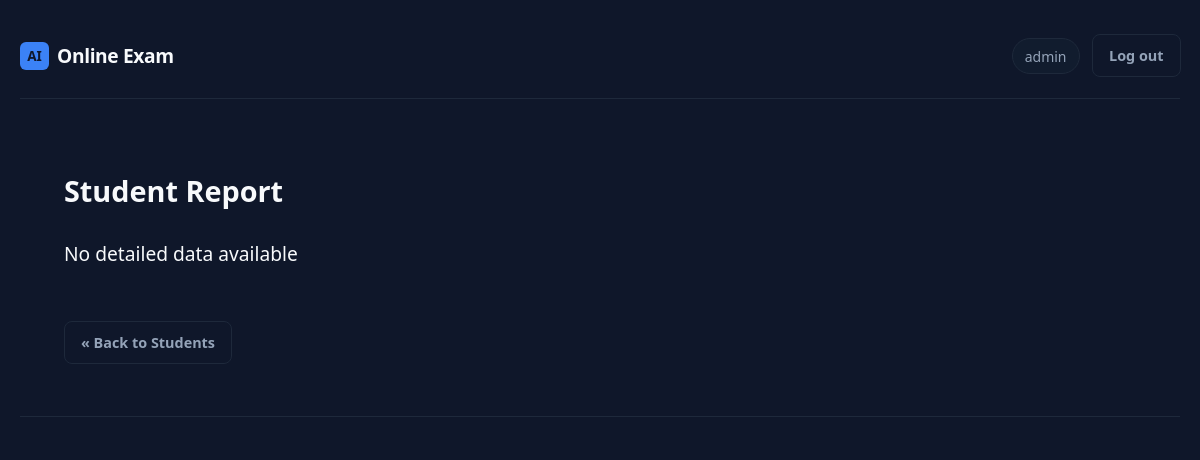
The app's page /admin/student/3 (signed in), older data.
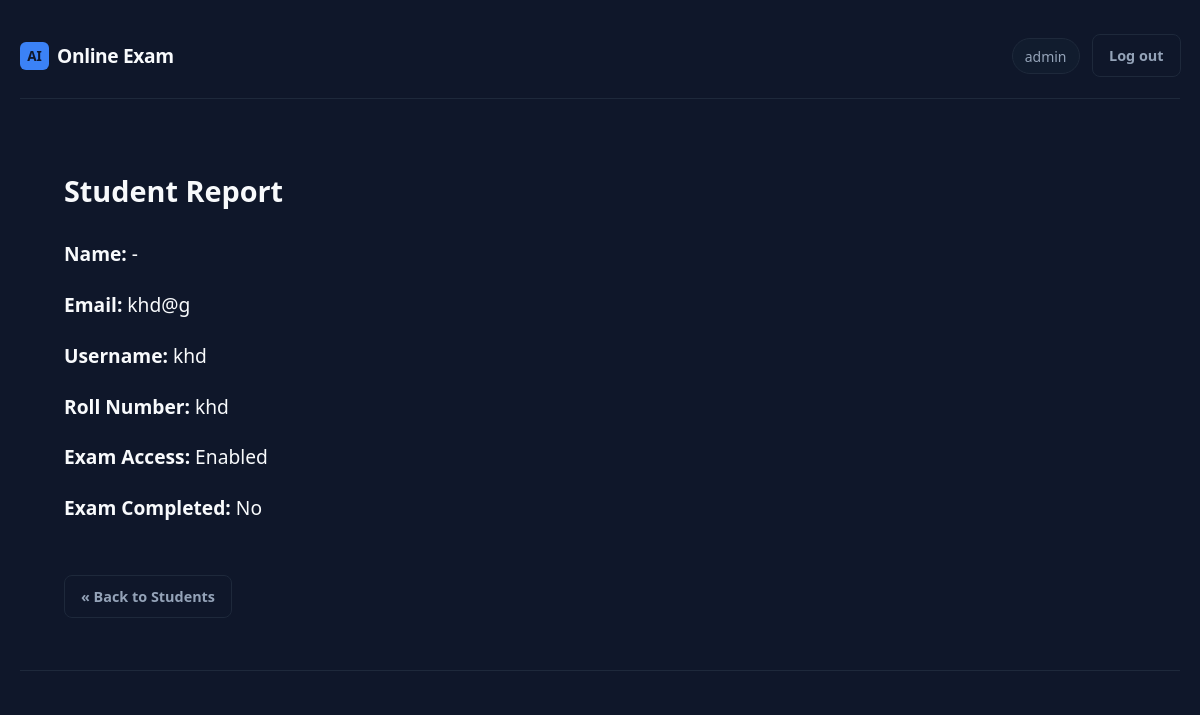
The same page, newer data.
### app.py (models this page shows)
class User(db.Model):
    __tablename__ = "users"
    id = db.Column(db.Integer, primary_key=True)
    username = db.Column(db.String(80), unique=True, nullable=False)
    email = db.Column(db.String(120), unique=True, nullable=False)
    password_hash = db.Column(db.String(256), nullable=False)
    roll_number = db.Column(db.String(50), unique=True, nullable=True)
    created_at = db.Column(db.DateTime, default=lambda: datetime.now(timezone.utc))
    is_admin = db.Column(db.Boolean, default=False)
    allow_reattempt = db.Column(db.Boolean, default=False)
    exam_access_enabled = db.Column(db.Boolean, default=True)
    exam_completed = db.Column(db.Boolean, default=False)
    admin_role = db.Column(db.String(20), nullable=True)
    is_blocked = db.Column(db.Boolean, default=False)
    block_reason = db.Column(db.String(255))
    attempts = db.relationship("Attempt", backref="user", lazy=True)

### app.py (the view)
@app.route('/admin/student/<id>')
@admin_required
def admin_student_detail(id):
    student = None
    try:
        student = User.query.get(int(id)) if id.isdigit() else None
    except:
        student = None
    return render_template('admin/student_detail.html', student=student)

### app.py (called while the page is built, shortened)
def admin_required(f):
    @wraps(f)
    def decorated(*args, **kwargs):
        if "user_id" not in session:
            return redirect(url_for("admin_login_page"))
        u = db.session.get(User, session["user_id"])
        return f(*args, **kwargs)
    return decorated

### templates/admin/student_detail.html (shortened to what this page needs)
{% extends "base.html" %}
{% block body_class %}page-admin{% endblock %}
{% block content %}
<div style="padding:20px;">
    <h2>Student Report</h2>
{% if student %}
    <p><strong>Name:</strong> {{ student.name if student.name else '-' }}</p>
    <p><strong>Email:</strong> {{ student.email if student.email else '-' }}</p>
    <p><strong>Username:</strong> {{ student.username if student.username else '-' }}</p>
    <p><strong>Roll Number:</strong> {{ student.roll_number if student.roll_number else 'N/A' }}</p>
    <p><strong>Exam Access:</strong> {{ 'Enabled' if student.exam_access_enabled else 'Disabled' }}</p>
    <p><strong>Exam Completed:</strong> {{ 'Yes' if student.exam_completed else 'No' }}</p>
{% else %}
    <p>No detailed data available</p>
{% endif %}
<br>
<a href="/admin/students" class="btn btn-ghost">« Back to Students</a>
</div>
{% endblock %}

Row changes from the older to the newer data that the page shows:
added User: email "khd@g", username "khd", roll_number "khd", exam_access_enabled "Enabled", exam_completed "No"
Text that changed along with them:
{{ student.name if student.name else '-' }}: (not shown) → "-"
text no longer shown: "No detailed data available"
text now shown: "Name: Email: Username: Roll Number: Exam Access: Exam Completed:"
